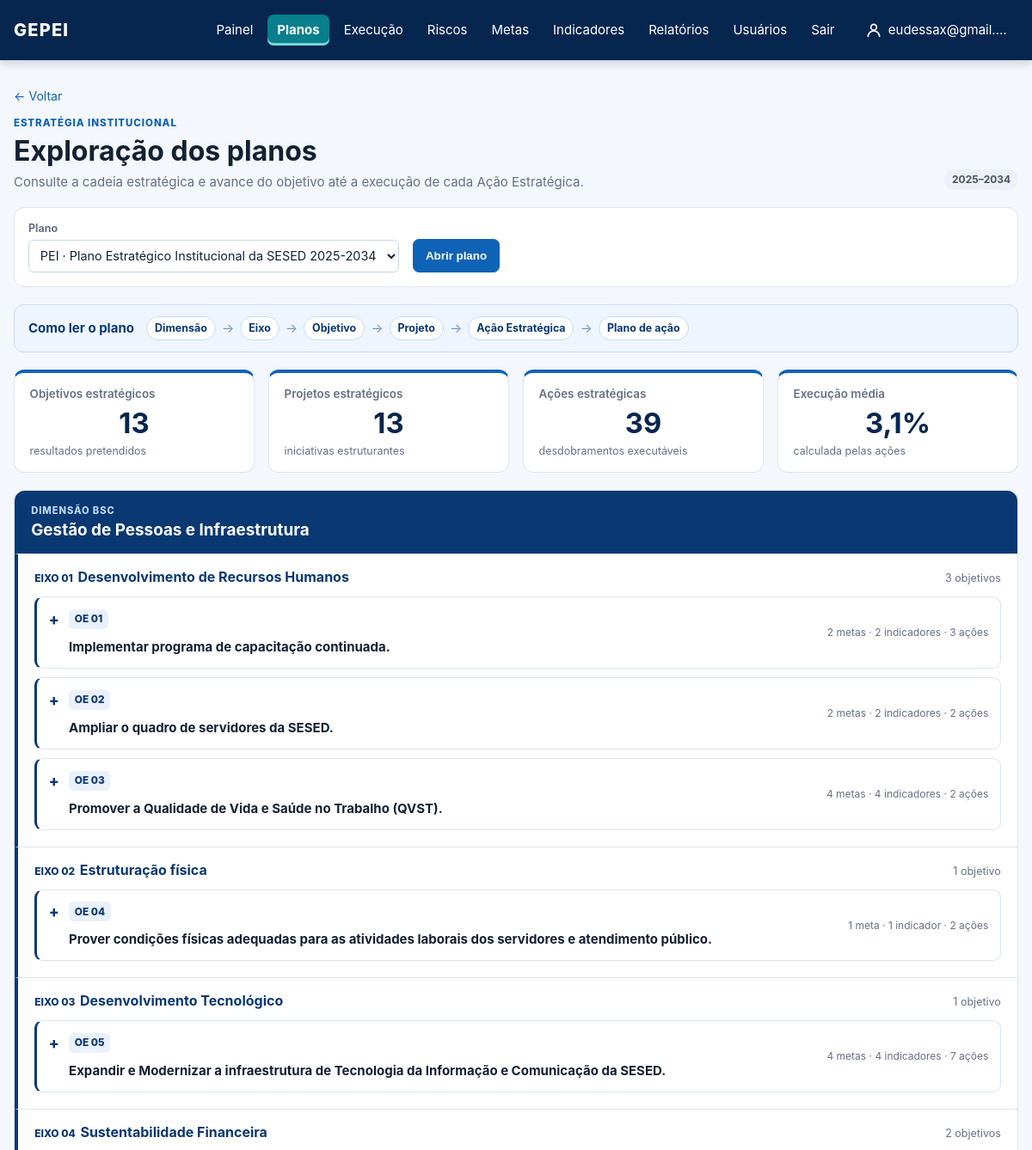
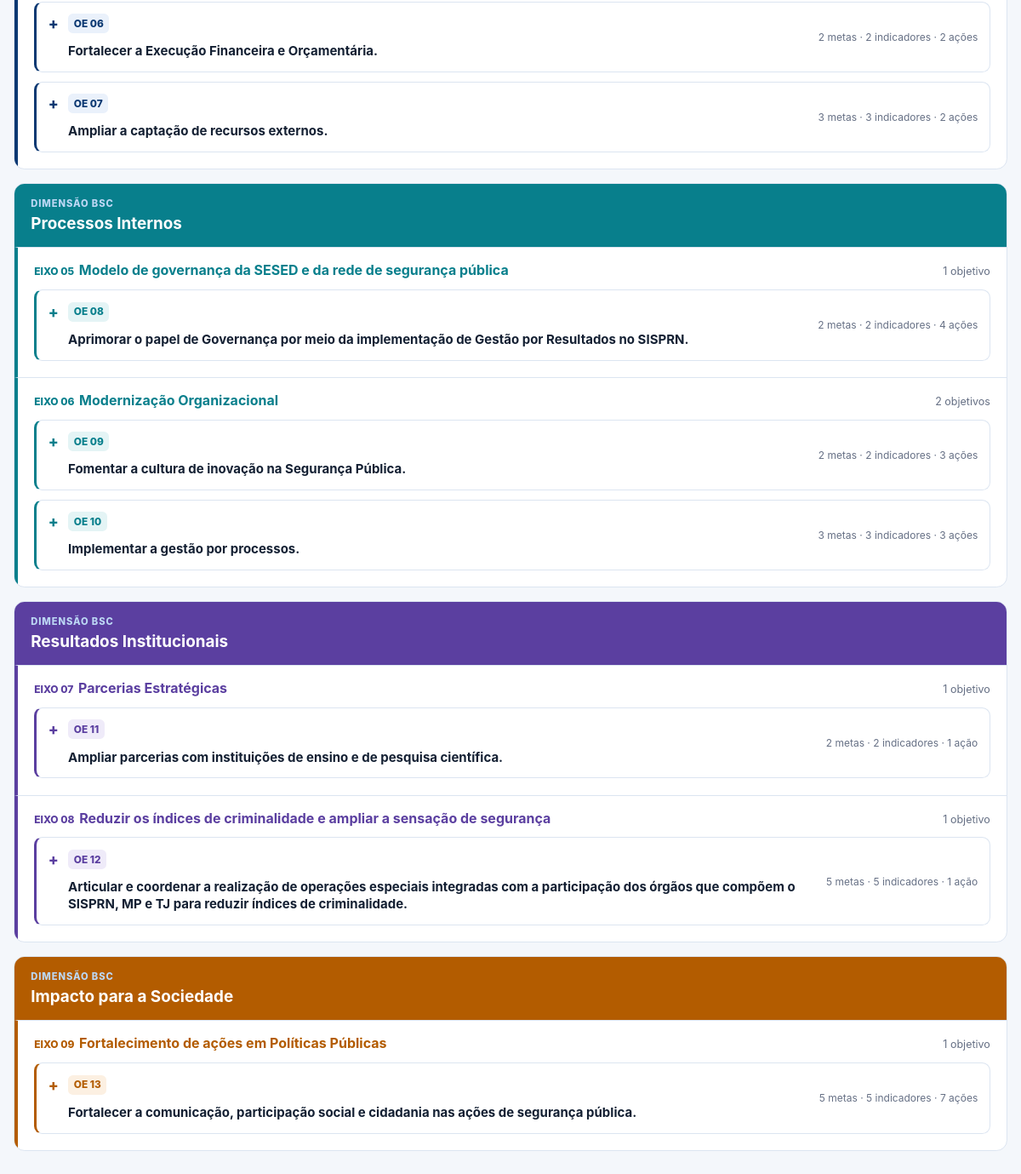
The app's page /pei/ (signed in) with its own data (2 pictures, top to bottom).
### core/models.py (models this page shows, shortened)
class Plan(models.Model):
    class PlanType(models.TextChoices):
        PEI = "PEI", "PEI"
        PESP = "PESP", "PESP"
        PPA = "PPA", "PPA"
        OTHER = "OUTRO", "Outro"
    name = models.CharField(max_length=180)
    acronym = models.CharField(max_length=30)
    plan_type = models.CharField(max_length=10, choices=PlanType.choices)
    start_date = models.DateField()
    end_date = models.DateField()
    active = models.BooleanField(default=True)

class PlanArtifact(models.Model):
    class ArtifactType(models.TextChoices):
        DIMENSION = "DIMENSAO", "Dimensão BSC"
        AXIS = "EIXO", "Eixo Estratégico"
        OBJECTIVE = "OBJETIVO", "Objetivo Estratégico"
        PROJECT = "PROJETO", "Projeto Estratégico"
    plan = models.ForeignKey(Plan, on_delete=models.CASCADE, related_name="artifacts")
    parent = models.ForeignKey("self", null=True, blank=True, on_delete=models.CASCADE)
    artifact_type = models.CharField(max_length=12, choices=ArtifactType.choices)
    code = models.CharField(max_length=30, blank=True)
    title = models.CharField(max_length=255)
    description = models.TextField(blank=True)

### core/views.py (the view)
# urls.py: path("pei/", views.pei_overview, name="pei_overview"),
@login_required
@permission_required("core.view_plan", raise_exception=True)
def pei_overview(request):
    plans = Plan.objects.filter(active=True).order_by("start_date", "acronym")
    selected_plan = request.GET.get("plan", "")
    plan = plans.filter(pk=selected_plan).first() if selected_plan.isdigit() else plans.first()
    if not plan:
        return render(
            request,
            "core/pei_overview.html",
            {"plans": plans, "plan": None, "selected_plan": "", "dimension_groups": []},
        )
    artifacts = list(
        PlanArtifact.objects.filter(plan=plan)
        .select_related("parent", "parent__parent")
        .prefetch_related("targets", "indicators", "critical_success_factors")
        .order_by("id")
    )
    actions = list(
        scope_actions(StrategicAction.objects.filter(artifact__plan=plan), request.user)
        .select_related("artifact", "coordinating_unit")
        .prefetch_related("participating_units")
        .order_by("artifact__id", "code")
    )
    children = {}
    for artifact in artifacts:
        children.setdefault(artifact.parent_id, []).append(artifact)
    actions_by_artifact = {}
    for action in actions:
        actions_by_artifact.setdefault(action.artifact_id, []).append(action)
    def objective_node(objective):
        projects = [
            {
                "artifact": project,
                "actions": actions_by_artifact.get(project.id, []),
                "factor_count": len(project.critical_success_factors.all()),
            }
            for project in children.get(objective.id, [])
            if project.artifact_type == PlanArtifact.ArtifactType.PROJECT
        ]
        direct_actions = actions_by_artifact.get(objective.id, [])
        action_count = len(direct_actions) + sum(len(item["actions"]) for item in projects)
        return {
            "artifact": objective,
            "projects": projects,
            "direct_actions": direct_actions,
            "target_count": len(objective.targets.all()),
            "indicator_count": len(objective.indicators.all()),
            "action_count": action_count,
        }
    dimension_groups = []
    dimensions = [item for item in children.get(None, []) if item.artifact_type == PlanArtifact.ArtifactType.DIMENSION]
    dimensions.sort(key=lambda item: min((axis.code for axis in children.get(item.id, [])), default=item.title))
    for dimension in dimensions:
        axes = []
        for axis in children.get(dimension.id, []):
            objectives = [
                objective_node(item)
                for item in children.get(axis.id, [])
                if item.artifact_type == PlanArtifact.ArtifactType.OBJECTIVE
            ]
            axes.append({"artifact": axis, "objectives": objectives})
        dimension_groups.append({"artifact": dimension, "axes": axes})
    orphan_objectives = [
        objective_node(item)
        for item in artifacts
        if item.artifact_type == PlanArtifact.ArtifactType.OBJECTIVE
        and (not item.parent_id or item.parent.artifact_type != PlanArtifact.ArtifactType.AXIS)
    ]
    progress_average = sum(float(action.progress) for action in actions) / len(actions) if actions else 0
    context = {
        "plans": plans,
        "plan": plan,
        "selected_plan": str(plan.id),
        "dimension_groups": dimension_groups,
        "orphan_objectives": orphan_objectives,
        "objective_count": sum(item.artifact_type == PlanArtifact.ArtifactType.OBJECTIVE for item in artifacts),
        "project_count": sum(item.artifact_type == PlanArtifact.ArtifactType.PROJECT for item in artifacts),
        "action_count": len(actions),
        "progress_average": round(progress_average, 1),
    }
    return render(request, "core/pei_overview.html", context)

### core/context_processors.py (called while the page is built)
def navigation_plans(request):
    if not request.user.is_authenticated:
        return {"navigation_plans": []}
    return {"navigation_plans": Plan.objects.order_by("acronym", "name")}

### core/permissions.py (called while the page is built, shortened)
def is_administrator(user):
    if user.is_superuser:
        return True
    return user.groups.filter(name__iexact=ADMINISTRATOR_GROUP_NAME).exists()

def user_unit_ids(user):
    if is_administrator(user):
        return None

def scope_actions(queryset, user):
    ids = user_unit_ids(user)
    if ids is None:
        return queryset
    from .models import StrategicAction
    visible = StrategicAction.objects.filter(
        Q(coordinating_unit_id__in=ids) | Q(participating_units__in=ids)
    ).values("pk")
    return queryset.filter(pk__in=visible)

### core/templatetags/progress.py (called while the page is built)
@register.simple_tag
def progress_bar(value, css_class="progress-track"):
    try:
        percent = min(max(float(value or 0), 0), 100)
    except (TypeError, ValueError):
        percent = 0
    if percent < 34:
        level = "progress-low"
    elif percent < 67:
        level = "progress-mid"
    else:
        level = "progress-high"
    return format_html(
        '<div class="{} {}" role="progressbar" aria-valuemin="0" aria-valuemax="100" aria-valuenow="{}">'
        '<i style="width: {}%"></i></div>',
        css_class,
        level,
        f"{percent:.1f}",
        f"{percent:.2f}",
    )

### templates/core/pei_overview.html (shortened to what this page needs)
{% extends "base.html" %}
{% block content %}
  <a class="back-link" href="{% url 'dashboard' %}">← Voltar</a>
  <section class="page-heading dashboard-heading">
    <div>
      <p class="eyebrow">Estratégia institucional</p>
      <h1>Exploração dos planos</h1>
      <p>Consulte a cadeia estratégica e avance do objetivo até a execução de cada Ação Estratégica.</p>
    </div>
    {% if plan %}<span class="chip chip-neutral">{{ plan.start_date|date:"Y" }}–{{ plan.end_date|date:"Y" }}</span>{% endif %}
  </section>
  <form class="dashboard-filters" method="get" aria-label="Seleção do plano estratégico">
    <label>Plano
      <select name="plan">
        {% for available_plan in plans %}<option value="{{ available_plan.id }}" {% if selected_plan == available_plan.id|stringformat:"s" %}selected{% endif %}>{{ available_plan.acronym }} · {{ available_plan.name }}</option>{% endfor %}
      </select>
    </label>
    <button class="button button-primary" type="submit">Abrir plano</button>
  </form>
  {% if plan %}
    <section class="strategy-flow" aria-label="Cadeia de desdobramento do plano">
      <strong>Como ler o plano</strong>
      <span>Dimensão</span><i>→</i><span>Eixo</span><i>→</i><span>Objetivo</span><i>→</i><span>Projeto</span><i>→</i><span>Ação Estratégica</span><i>→</i><span>Plano de ação</span>
    </section>
    <section class="metrics strategy-metrics" aria-label="Resumo do plano estratégico">
      <article class="metric-card metric-blue"><span>Objetivos estratégicos</span><strong>{{ objective_count }}</strong><small>resultados pretendidos</small></article>
      <article class="metric-card"><span>Projetos estratégicos</span><strong>{{ project_count }}</strong><small>iniciativas estruturantes</small></article>
      <article class="metric-card"><span>Ações estratégicas</span><strong>{{ action_count }}</strong><small>desdobramentos executáveis</small></article>
      <article class="metric-card"><span>Execução média</span><strong>{{ progress_average|floatformat:"-1" }}%</strong><small>calculada pelas ações</small></article>
    </section>
    <section class="strategy-map" aria-label="Estrutura do plano {{ plan.acronym }}">
      {% for dimension_group in dimension_groups %}
        <article class="strategy-dimension">
          <header>
            <span class="strategy-level">Dimensão BSC</span>
            <h2>{{ dimension_group.artifact.title }}</h2>
          </header>
          {% for axis_group in dimension_group.axes %}
            <section class="strategy-axis">
              <div class="strategy-axis-heading">
                <span>{{ axis_group.artifact.code }}</span>
                <h3>{{ axis_group.artifact.title }}</h3>
                <small>{{ axis_group.objectives|length }} objetivo{{ axis_group.objectives|length|pluralize:"s" }}</small>
              </div>
              <div class="strategy-objectives">
                {% for objective in axis_group.objectives %}
                  {% include "core/includes/strategic_objective.html" with objective=objective %}
                {% empty %}
                  <p class="strategy-empty">Nenhum objetivo vinculado a este eixo.</p>
                {% endfor %}
              </div>
            </section>
          {% empty %}
            <p class="strategy-empty">Nenhum eixo vinculado a esta dimensão.</p>
          {% endfor %}
        </article>
      {% endfor %}
    </section>
  {% else %}
    <div class="empty-state large-empty"><strong>Nenhum plano ativo cadastrado.</strong><span>Cadastre ou ative um plano para visualizar a cadeia estratégica.</span></div>
  {% endif %}
{% endblock %}

### templates/base.html (shortened to what this page needs)
{% load static %}
<!doctype html>
<html lang="pt-br">
<head>
  <link rel="stylesheet" href="{% static 'css/gepei.css' %}?v=20261014-6">
</head>
<body>
  <header class="topbar">
    <a class="brand" href="{% url 'dashboard' %}">GEPEI</a>
    {% if user.is_authenticated %}
      <nav>
        <a href="{% url 'dashboard' %}" {% if request.path == '/' %}class="nav-active" aria-current="page"{% endif %}>Painel</a>
        {% if perms.core.view_plan %}<details class="nav-plans{% if '/pei/' in request.path %} nav-active{% endif %}">
          <summary {% if '/pei/' in request.path %}aria-current="page"{% endif %}>Planos</summary>
        </details>{% endif %}
        {% if perms.core.view_actionplan %}<a href="{% url 'action_plan_list' %}" {% if '/planos-de-acao/' in request.path and '/riscos/' not in request.path %}class="nav-active" aria-current="page"{% endif %}>Execução</a>{% endif %}
        {% if perms.core.view_risk %}<a href="{% url 'risk_overview' %}" {% if '/riscos/' in request.path %}class="nav-active" aria-current="page"{% endif %}>Riscos</a>{% endif %}
        {% if perms.core.view_strategictarget %}<a href="{% url 'target_overview' %}" {% if '/metas/' in request.path %}class="nav-active" aria-current="page"{% endif %}>Metas</a>{% endif %}
        {% if perms.core.view_indicator %}<a href="{% url 'indicator_overview' %}" {% if '/indicadores/' in request.path %}class="nav-active" aria-current="page"{% endif %}>Indicadores</a>{% endif %}
        {% if perms.core.view_reportcycle %}<a href="{% url 'report_cycle_overview' %}" {% if '/relatorios/' in request.path %}class="nav-active" aria-current="page"{% endif %}>Relatórios</a>{% endif %}
        {% if perms.auth.view_user or perms.auth.view_group %}
        <details class="nav-plans{% if '/usuarios/' in request.path %} nav-active{% endif %}">
          <summary {% if '/usuarios/' in request.path %}aria-current="page"{% endif %}>Usuários</summary>
        </details>
        {% endif %}
        <form method="post" action="{% url 'logout' %}">
          <button type="submit">Sair</button>
        </form>
        <a class="nav-user{% if request.path == '/minha-conta/' %} nav-active{% endif %}" href="{% url 'profile_edit' %}" title="Minha conta">
          <svg width="20" height="20" viewBox="0 0 24 24" fill="none" stroke="currentColor" stroke-width="2" stroke-linecap="round" stroke-linejoin="round" aria-hidden="true"><circle cx="12" cy="8" r="4"/><path d="M4 21c0-4.4 3.6-8 8-8s8 3.6 8 8"/></svg>
          <span>{{ user.first_name|default:user.username }}</span>
        </a>
      </nav>
    {% endif %}
  </header>
  <main class="container">
    {% block content %}{% endblock %}
  </main>
</body>
</html>

### templates/core/includes/strategic_objective.html (shortened to what this page needs)
<details class="strategy-objective" id="objetivo-{{ objective.artifact.id }}">
  <summary>
    <span class="objective-code">{{ objective.artifact.code|default:"Objetivo" }}</span>
    <strong>{{ objective.artifact.title }}</strong>
    <span class="objective-counts">{{ objective.target_count }} meta{{ objective.target_count|pluralize:"s" }} · {{ objective.indicator_count }} indicador{{ objective.indicator_count|pluralize:"es" }} · {{ objective.action_count }} {% if objective.action_count == 1 %}ação{% else %}ações{% endif %}</span>
  </summary>
</details>

### records on screen
Plan: start_date "2025", end_date "2034"
PlanArtifact: artifact "Gestão de Pessoas e Infraestrutura"
PlanArtifact: artifact.code "EIXO 01", artifact "Desenvolvimento de Recursos Humanos", objectives|length "3"
PlanArtifact: artifact.code "OE 01", artifact "Implementar programa de capacitação continuada.", target_count "2", indicator_count "2", action_count "3", shows "ações"
PlanArtifact: artifact.code "OE 02", artifact "Ampliar o quadro de servidores da SESED.", target_count "2", indicator_count "2", action_count "2", shows "ações"
PlanArtifact: artifact.code "OE 03", artifact "Promover a Qualidade de Vida e Saúde no Trabalho (QVST).", target_count "4", indicator_count "4", action_count "2", shows "ações"
PlanArtifact: artifact.code "EIXO 02", artifact "Estruturação física", objectives|length "1"
PlanArtifact: artifact.code "OE 04", artifact "Prover condições físicas adequadas para as atividades laborais dos servidores e atendimento público.", target_count "1", indicator_count "1", action_count "2", shows "ações"
PlanArtifact: artifact.code "EIXO 03", artifact "Desenvolvimento Tecnológico", objectives|length "1"
PlanArtifact: artifact.code "OE 05", artifact "Expandir e Modernizar a infraestrutura de Tecnologia da Informação e Comunicação da SESED.", target_count "4", indicator_count "4", action_count "7", shows "ações"
PlanArtifact: artifact.code "EIXO 04", artifact "Sustentabilidade Financeira", objectives|length "2"
PlanArtifact: artifact.code "OE 06", artifact "Fortalecer a Execução Financeira e Orçamentária.", target_count "2", indicator_count "2", action_count "2", shows "ações"
PlanArtifact: artifact.code "OE 07", artifact "Ampliar a captação de recursos externos.", target_count "3", indicator_count "3", action_count "2", shows "ações"
PlanArtifact: artifact "Processos Internos"
PlanArtifact: artifact.code "EIXO 05", artifact "Modelo de governança da SESED e da rede de segurança pública", objectives|length "1"
PlanArtifact: artifact.code "OE 08", artifact "Aprimorar o papel de Governança por meio da implementação de Gestão por Resultados no SISPRN.", target_count "2", indicator_count "2", action_count "4", shows "ações"
PlanArtifact: artifact.code "EIXO 06", artifact "Modernização Organizacional", objectives|length "2"
PlanArtifact: artifact.code "OE 09", artifact "Fomentar a cultura de inovação na Segurança Pública.", target_count "2", indicator_count "2", action_count "3", shows "ações"
PlanArtifact: artifact.code "OE 10", artifact "Implementar a gestão por processos.", target_count "3", indicator_count "3", action_count "3", shows "ações"
PlanArtifact: artifact "Resultados Institucionais"
PlanArtifact: artifact.code "EIXO 07", artifact "Parcerias Estratégicas", objectives|length "1"
PlanArtifact: artifact.code "OE 11", artifact "Ampliar parcerias com instituições de ensino e de pesquisa científica.", target_count "2", indicator_count "2", action_count "1", shows "ação"
PlanArtifact: artifact.code "EIXO 08", artifact "Reduzir os índices de criminalidade e ampliar a sensação de segurança", objectives|length "1"
PlanArtifact: artifact.code "OE 12", artifact "Articular e coordenar a realização de operações especiais integradas com a participação dos órgãos que compõem o SISPRN, MP e TJ para reduzir índices de criminalidade.", target_count "5", indicator_count "5", action_count "1"
PlanArtifact: artifact "Impacto para a Sociedade"
PlanArtifact: artifact.code "EIXO 09", artifact "Fortalecimento de ações em Políticas Públicas", objectives|length "1"
PlanArtifact: artifact.code "OE 13", artifact "Fortalecer a comunicação, participação social e cidadania nas ações de segurança pública.", target_count "5", indicator_count "5", action_count "7"

### other values on screen
{{ user.first_name|default:user.username }} "eudessax@gmail.…"
{{ objective_count }} "13"
{{ project_count }} "13"
{{ action_count }} "39"
{{ progress_average|floatformat:"-1" }} "3,1"
form field plan "PEI · Plano Estratégico Institucional da SESED 2025-2034"
